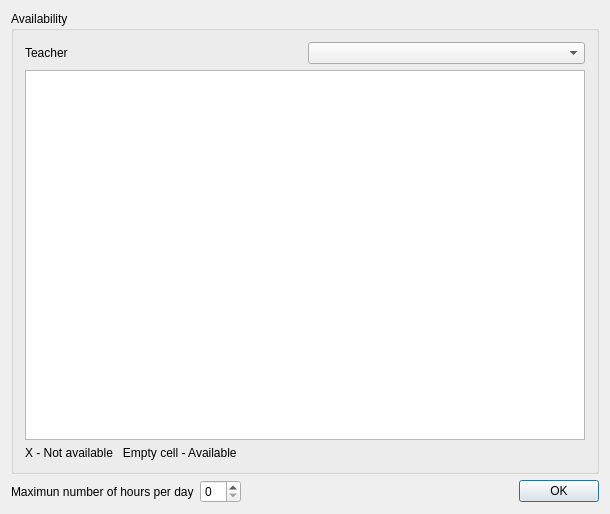
<?xml version="1.0" encoding="UTF-8"?>
<ui version="4.0">
 <class>TeacherConstraintDialog</class>
 <widget class="QDialog" name="TeacherConstraintDialog">
  <property name="geometry">
   <rect>
    <x>0</x>
    <y>0</y>
    <width>600</width>
    <height>508</height>
   </rect>
  </property>
  <property name="windowTitle">
   <string>TeacherConstraintDialog</string>
  </property>
  <layout class="QVBoxLayout" name="verticalLayout_2">
   <item>
    <widget class="QGroupBox" name="groupBox">
     <property name="title">
      <string>Availability</string>
     </property>
     <layout class="QVBoxLayout" name="verticalLayout">
      <item>
       <layout class="QHBoxLayout" name="horizontalLayout_2">
        <item>
         <widget class="QLabel" name="label_3">
          <property name="text">
           <string>Teacher </string>
          </property>
         </widget>
        </item>
        <item>
         <widget class="QComboBox" name="mTeacher"/>
        </item>
       </layout>
      </item>
      <item>
       <widget class="QTableWidget" name="mTeacherTableAviabileTime">
        <property name="minimumSize">
         <size>
          <width>560</width>
          <height>370</height>
         </size>
        </property>
       </widget>
      </item>
      <item>
       <widget class="QLabel" name="label_2">
        <property name="text">
         <string>X - Not available   Empty cell - Available</string>
        </property>
       </widget>
      </item>
     </layout>
    </widget>
   </item>
   <item>
    <layout class="QHBoxLayout" name="horizontalLayout">
     <item>
      <widget class="QLabel" name="label">
       <property name="text">
        <string>Maximun number of hours per day</string>
       </property>
      </widget>
     </item>
     <item>
      <widget class="QSpinBox" name="mMaxNumberOfHours"/>
     </item>
     <item>
      <spacer name="horizontalSpacer">
       <property name="orientation">
        <enum>Qt::Horizontal</enum>
       </property>
       <property name="sizeHint" stdset="0">
        <size>
         <width>40</width>
         <height>20</height>
        </size>
       </property>
      </spacer>
     </item>
     <item>
      <widget class="QPushButton" name="okBtn">
       <property name="text">
        <string>OK</string>
       </property>
      </widget>
     </item>
    </layout>
   </item>
  </layout>
 </widget>
 <layoutdefault spacing="6" margin="11"/>
 <resources/>
 <connections>
  <connection>
   <sender>okBtn</sender>
   <signal>clicked()</signal>
   <receiver>TeacherConstraintDialog</receiver>
   <slot>accept()</slot>
   <hints>
    <hint type="sourcelabel">
     <x>543</x>
     <y>458</y>
    </hint>
    <hint type="destinationlabel">
     <x>465</x>
     <y>454</y>
    </hint>
   </hints>
  </connection>
 </connections>
</ui>
